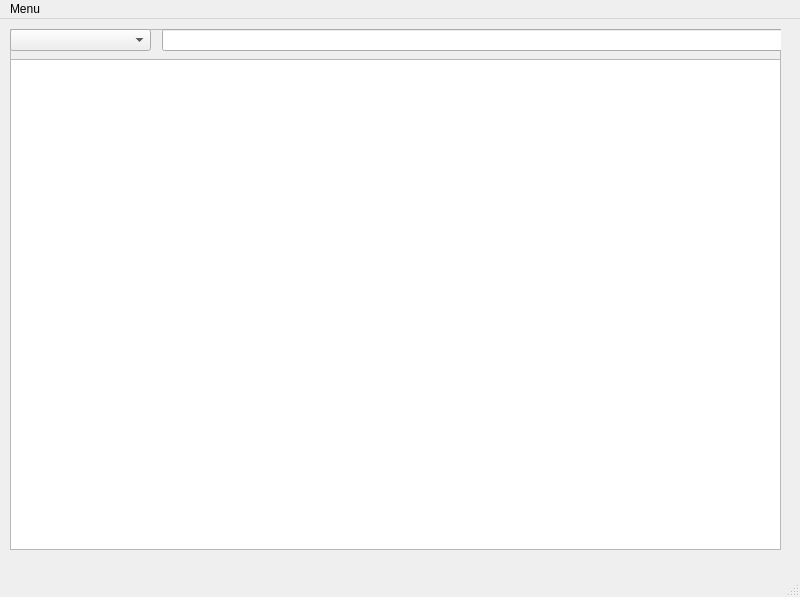
<?xml version="1.0" encoding="UTF-8"?>
<ui version="4.0">
 <class>MainWindow</class>
 <widget class="QMainWindow" name="MainWindow">
  <property name="geometry">
   <rect>
    <x>0</x>
    <y>0</y>
    <width>800</width>
    <height>597</height>
   </rect>
  </property>
  <property name="windowTitle">
   <string>MainWindow</string>
  </property>
  <widget class="QWidget" name="centralwidget">
   <widget class="QFrame" name="frame">
    <property name="geometry">
     <rect>
      <x>10</x>
      <y>10</y>
      <width>771</width>
      <height>521</height>
     </rect>
    </property>
    <property name="frameShape">
     <enum>QFrame::StyledPanel</enum>
    </property>
    <property name="frameShadow">
     <enum>QFrame::Raised</enum>
    </property>
    <widget class="QTreeView" name="treeView">
     <property name="geometry">
      <rect>
       <x>0</x>
       <y>30</y>
       <width>771</width>
       <height>491</height>
      </rect>
     </property>
    </widget>
    <widget class="QLineEdit" name="lineEdit">
     <property name="geometry">
      <rect>
       <x>152</x>
       <y>0</y>
       <width>621</width>
       <height>22</height>
      </rect>
     </property>
    </widget>
    <widget class="QComboBox" name="comboBox">
     <property name="geometry">
      <rect>
       <x>0</x>
       <y>0</y>
       <width>141</width>
       <height>22</height>
      </rect>
     </property>
    </widget>
   </widget>
  </widget>
  <widget class="QMenuBar" name="menubar">
   <property name="geometry">
    <rect>
     <x>0</x>
     <y>0</y>
     <width>800</width>
     <height>26</height>
    </rect>
   </property>
   <widget class="QMenu" name="menuHome">
    <property name="title">
     <string>Menu</string>
    </property>
    <addaction name="actionHome"/>
    <addaction name="actionBack"/>
   </widget>
   <addaction name="menuHome"/>
  </widget>
  <widget class="QStatusBar" name="statusbar"/>
  <action name="actionHome">
   <property name="text">
    <string>Home</string>
   </property>
  </action>
  <action name="actionBack">
   <property name="text">
    <string>Back</string>
   </property>
  </action>
 </widget>
 <resources/>
 <connections/>
</ui>
